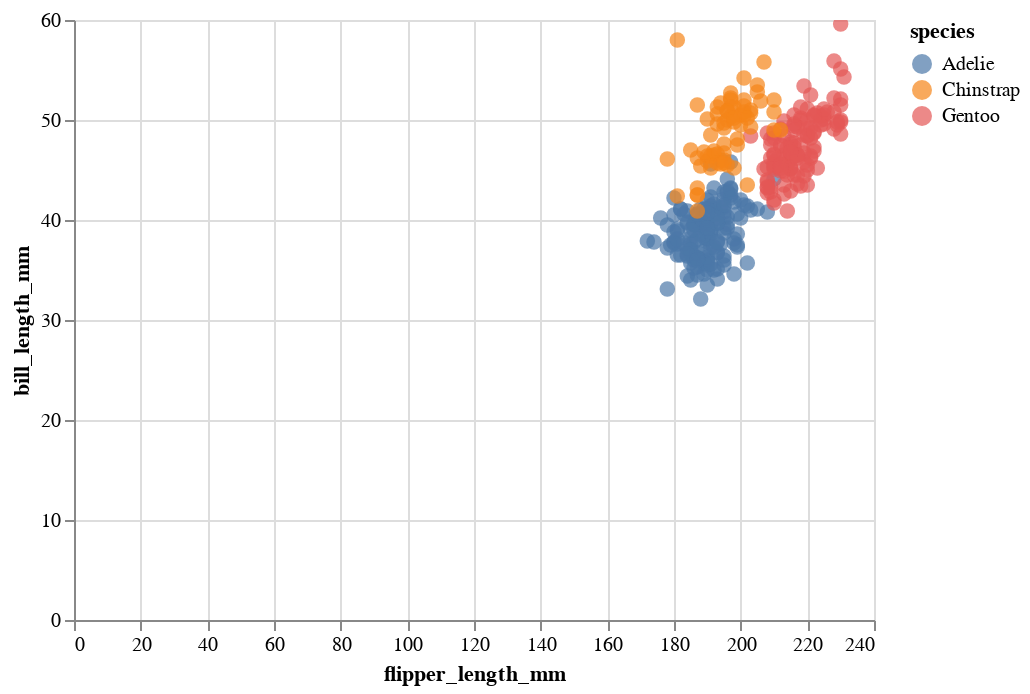

Notebook code cell kept with this figure:
### Markdown cell above
2. Create a scatterplot for flipper length vs bill length. Each species should be a different color.

### Code cell
alt.Chart(penguins).mark_circle(size=60).encode(
    x='flipper_length_mm',
    y='bill_length_mm',
    color="species:N",
).interactive()

### Figure 1 — Vega-Lite specification as saved in the notebook (floating-point values rounded to 4 significant figures; data arrays with more than 128 entries replaced by an {"elided": "..."} marker saying what was removed)
{"config": {"view": {"continuousWidth": 400, "continuousHeight": 300}}, "data": {"name": "data-d00e1631cca48c544438d30d2b470e8a"}, "mark": {"type": "circle", "size": 60}, "encoding": {"color": {"field": "species", "type": "nominal"}, "x": {"field": "flipper_length_mm", "type": "quantitative"}, "y": {"field": "bill_length_mm", "type": "quantitative"}}, "selection": {"selector025": {"type": "interval", "bind": "scales", "encodings": ["x", "y"]}}, "$schema": "https://vega.github.io/schema/vega-lite/v4.17.0.json", "datasets": {"data-d00e1631cca48c544438d30d2b470e8a": {"elided": "344 records"}}}
